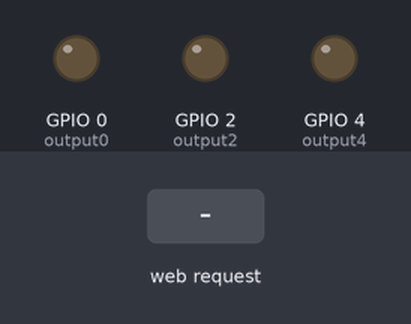
This sketch was run on a simulated ESP32. Parts: output pins drawn as LEDs (lit = HIGH). The test bench sets the inputs (shaded band). What the sketch prints to the serial monitor is not drawn.

Above: at 1.2 s.
1.3 s: HTTP request GET /4/on received
At 2.2 s:
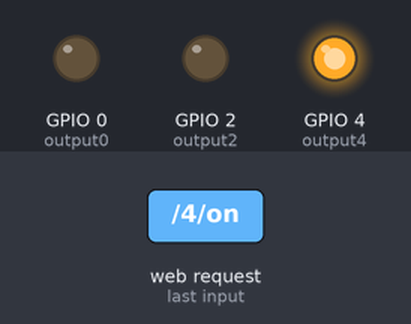
2.8 s: HTTP request GET /0/on received
At 3.3 s:
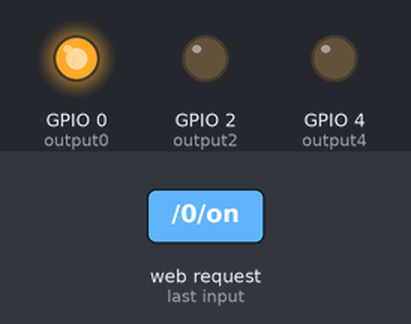
4.3 s: HTTP request GET /2/on received
At 5.7 s:
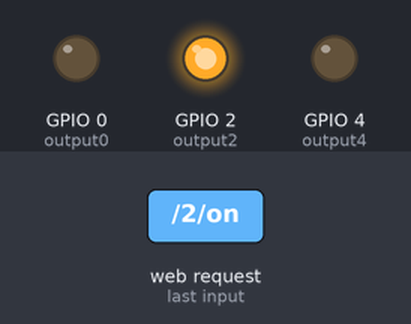
Timing chart, 0 to 7.3 s (numbered marks = the images above; inputs shaded):
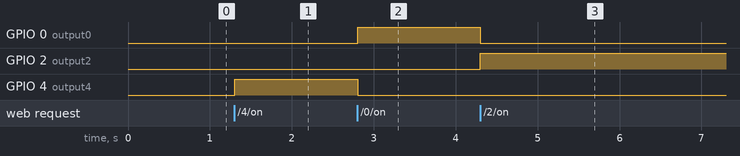

Measured:
- after the input at 1.3 s, GPIO 4 (output4): LOW → HIGH at once
- after the input at 2.8 s, GPIO 0 (output0): LOW → HIGH at once; GPIO 4 (output4): HIGH → LOW at once
- after the input at 4.3 s, GPIO 0 (output0): HIGH → LOW at once; GPIO 2 (output2): LOW → HIGH at once

The sketch:

fan_control.ino
```cpp
/*********
  Rui Santos
  Complete project details at https://randomnerdtutorials.com
*********/

// Load Wi-Fi library
#include <WiFi.h>

// Replace with your network credentials
const char* ssid     = "MY WIFI";
const char* password = "12345678";

// Set web server port number to 80
WiFiServer server(80);

// Variable to store the HTTP request
String header;

// Auxiliar variables to store the current output state
String output4State;
String output0State;
String output2State;

// Assign output variables to GPIO pins
const int output4 = 4;
const int output0 = 0;
const int output2 = 2;

char var;

void _default(){
  output4State = "off";
  output0State = "off";
  output2State = "off";
  digitalWrite(output4, LOW);
  digitalWrite(output0, LOW);
  digitalWrite(output2, LOW);
}

void setup() {
  Serial.begin(115200);
  // Initialize the output variables as outputs
  pinMode(output4, OUTPUT);
  pinMode(output0, OUTPUT);
  pinMode(output2, OUTPUT);
  // Set outputs to LOW
  _default();

  // Connect to Wi-Fi network with SSID and password
  Serial.print("Setting AP (Access Point)…");
  // Remove the password parameter, if you want the AP (Access Point) to be open
  WiFi.softAP(ssid, password);

  IPAddress IP = WiFi.softAPIP();
  Serial.print("AP IP address: ");
  Serial.println(IP);

  server.begin();
}

void loop(){
  WiFiClient client = server.available();   // Listen for incoming clients

  if (client) {                             // If a new client connects,
    Serial.println("New Client.");          // print a message out in the serial port
    String currentLine = "";                // make a String to hold incoming data from the client
    while (client.connected()) {            // loop while the client's connected
      if (client.available()) {             // if there's bytes to read from the client,
        char c = client.read();             // read a byte, then
        Serial.write(c);                    // print it out the serial monitor
        header += c;
        if (c == '\n') {                    // if the byte is a newline character
          // if the current line is blank, you got two newline characters in a row.
          // that's the end of the client HTTP request, so send a response:
          if (currentLine.length() == 0) {
            // HTTP headers always start with a response code (e.g. HTTP/1.1 200 OK)
            // and a content-type so the client knows what's coming, then a blank line:
            client.println("HTTP/1.1 200 OK");
            client.println("Content-type:text/html");
            client.println("Connection: close");
            client.println();

            // turns the GPIOs on and off
            if (header.indexOf("GET /4/on") >= 0) {
              _default();
              Serial.println("GPIO 4 on");
              output4State = "on";
              digitalWrite(output4, HIGH);
            } else if (header.indexOf("GET /4/off") >= 0) {
              Serial.println("GPIO 4 off");
              output4State = "off";
              digitalWrite(output4, LOW);
            } else if (header.indexOf("GET /0/on") >= 0) {
              _default();
              Serial.println("GPIO 0 on");
              output0State = "on";
              digitalWrite(output0, HIGH);
            } else if (header.indexOf("GET /0/off") >= 0) {
              Serial.println("GPIO 0 off");
              output0State = "off";
              digitalWrite(output0, LOW);
            } else if (header.indexOf("GET /2/on") >= 0) {
              _default();
              Serial.println("GPIO 2 on");
              output2State = "on";
              digitalWrite(output2, HIGH);
            } else if (header.indexOf("GET /2/off") >= 0) {
              Serial.println("GPIO 2 off");
              output2State = "off";
              digitalWrite(output2, LOW);
            }

            // Display the HTML web page
            client.println("<!DOCTYPE html><html>");
            client.println("<head><meta name=\"viewport\" content=\"width=device-width, initial-scale=1\">");
            client.println("<link rel=\"icon\" href=\"data:,\">");

            // CSS to style the on/off buttons

            client.println("<style>html { font-family: Helvetica; display: inline-block; margin: 0px auto; text-align: center;}");
            client.println(".button { background-color: #FF00FF; border: 3px blue solid; color:white; padding: 16px 40px;");
            client.println("text-decoration: none; font-size: 30px; margin: 2px; cursor: pointer;}");
            client.println(".button2 {background-color: #000000;}</style></head>");

            // Web Page Heading
            client.println("<body><h1>Fan Control</h1>");

            // Display current state, and ON/OFF buttons for GPIO 4
            client.println("<p>GPIO 4 - State " + output4State + "</p>");

            // If the output4State is off, it displays the ON button
            if (output4State=="off") {
              client.println("<p><a href=\"/4/on\"><button class=\"button\">ON</button></a></p>");
            } else {
              client.println("<p><a href=\"/4/off\"><button class=\"button button2\">OFF</button></a></p>");
            }

            // Display current state, and ON/OFF buttons for GPIO 0
            client.println("<p>GPIO 0 - State " + output0State + "</p>");

            // If the output0State is off, it displays the ON button
            if (output0State=="off") {
              client.println("<p><a href=\"/0/on\"><button class=\"button\">ON</button></a></p>");
            } else {
              client.println("<p><a href=\"/0/off\"><button class=\"button button2\">OFF</button></a></p>");
            }

            // Display current state, and ON/OFF buttons for GPIO 2
            client.println("<p>GPIO 2 - State " + output2State + "</p>");

            // If the output2State is off, it displays the ON button
            if (output2State=="off") {
              client.println("<p><a href=\"/2/on\"><button class=\"button\">ON</button></a></p>");
            } else {
              client.println("<p><a href=\"/2/off\"><button class=\"button button2\">OFF</button></a></p>");
            }
            client.println("</body></html>");

            // The HTTP response ends with another blank line
            client.println();
            // Break out of the while loop
            break;
          } else { // if you got a newline, then clear currentLine
            currentLine = "";
          }
        } else if (c != '\r') {  // if you got anything else but a carriage return character,
          currentLine += c;      // add it to the end of the currentLine
        }
      }
    }
    // Clear the header variable
    header = "";
    // Close the connection
    client.stop();
    Serial.println("Client disconnected.");
    Serial.println("");

//    if(Serial.available() > 0){
//    var = Serial.read();
//    if(var == '0'){
//      digitalWrite(output4, LOW);
//      digitalWrite(output0, LOW);
//      digitalWrite(output2, LOW);
//    }
//    if(var == '1'){
//      digitalWrite(output4, HIGH);
//    }
//
//    if(var == '2'){
//      digitalWrite(output0, HIGH);
//    }
//
//    if(var == '3'){
//      digitalWrite(output2, HIGH);
//    }
//  }
  }
}
```
